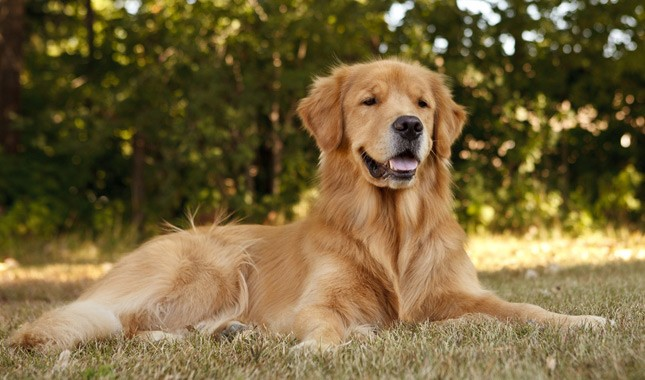
#> input picture Lab8/dogs/golden/1.jpg, 645 x 380 px, found by its file name
$ python Punto3.py
#> lines starting #> are read from the running program, lines starting #| are printed output that depends on the picture
#> further down, test is the input picture: shape (380, 645, 3); mean R, G, B 118.5, 100.9, 59.5
#Librerias utilizadas
import numpy as np
import matplotlib.pyplot as plt
import os, glob, pydicom, sys
import requests
import skimage.io as io
from skimage.color import rgb2gray

#
# Punto 7.3
#
print('Inicia punto 7.3')

def my_histogram_equalizator(image, show_plot=True):
#> called with show_plot = True
    grayscale_image = image[:,:,0]
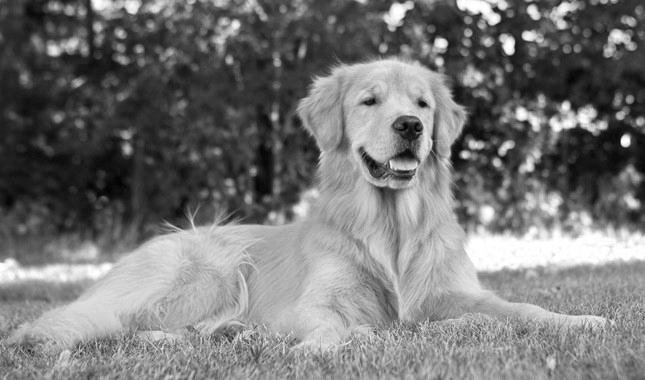
#> grayscale_image: shape (380, 645); min 2, max 255, mean 118.5
    L = 256
    MN = grayscale_image.shape[0] * grayscale_image.shape[1]
#> MN = 245100
    histogram = plt.hist(grayscale_image.flatten(), bins=range(L))
    n = histogram[0]
#> n = 255 values, max 2364 at index 254, min 0 at index 0, mean 961.2
    s = n.copy()
#> s has the same summary as n

    for k in range(len(n)):
        sums = sum(n[0:k+1].astype(np.uint16))
        s[k] = np.uint8(round((L-1)*sums/MN + 0.01, 0))
#> this loop made 255 passes
#> sums on passes 1 to 3: 0, 0, 7
#> after the loop, s = 255 values from 0 to 255

#> (the run stopped early here; a loop or call above may not have finished)

$ run again, with Lab8/dogs/golden/10.jpg copied over Lab8/dogs/golden/1.jpg
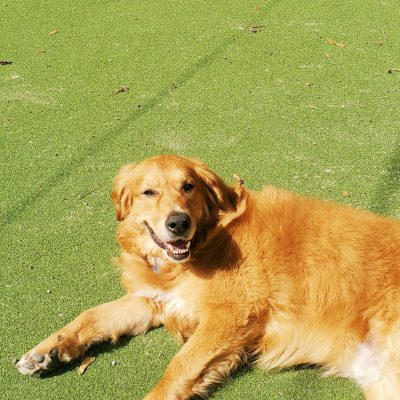
#> input picture Lab8/dogs/golden/10.jpg, 400 x 400 px, found by its file name
#> test is the input picture: shape (400, 400, 3); mean R, G, B 170.7, 163, 83.5
#> in my_histogram_equalizator, `grayscale_image = image[:,:,0]`:
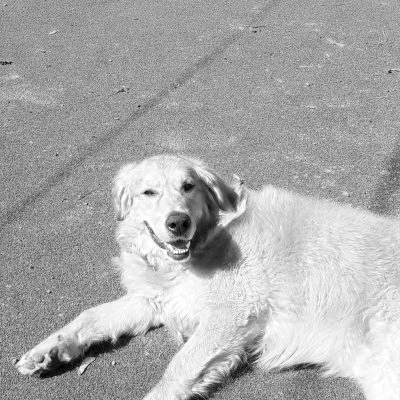
#> grayscale_image: shape (400, 400); min 0, max 255, mean 170.7
#> n = 255 values, max 2327 at index 161, min 3 at index 2, mean 627.5
#> in my_histogram_equalizator, `s = n.copy()`: s has the same summary as n
#> the loop in my_histogram_equalizator, `for k in range(len(n)):` made 255 passes
#> sums on passes 1 to 3: 17, 21, 24
#> after the loop in my_histogram_equalizator, `for k in range(len(n)):`: s = 255 values from 0 to 255

$ run again, with Lab8/dogs/golden/2.jpg copied over Lab8/dogs/golden/1.jpg
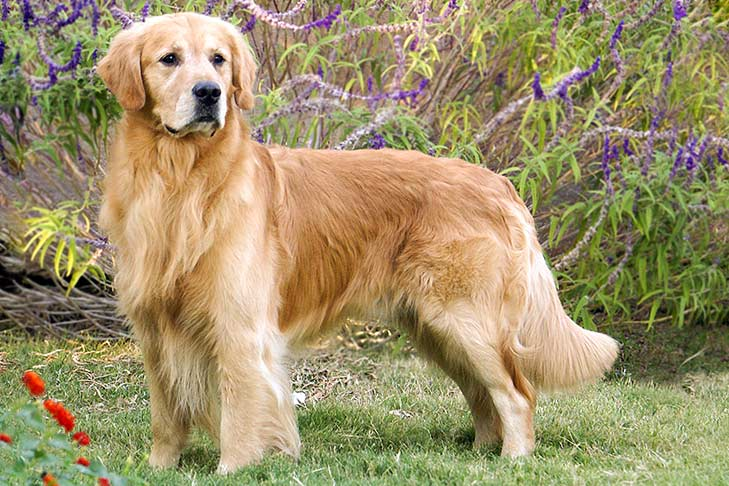
#> input picture Lab8/dogs/golden/2.jpg, 729 x 486 px, found by its file name
#> test is the input picture: shape (486, 729, 3); mean R, G, B 159.1, 145.8, 105.6
#> in my_histogram_equalizator, `grayscale_image = image[:,:,0]`:
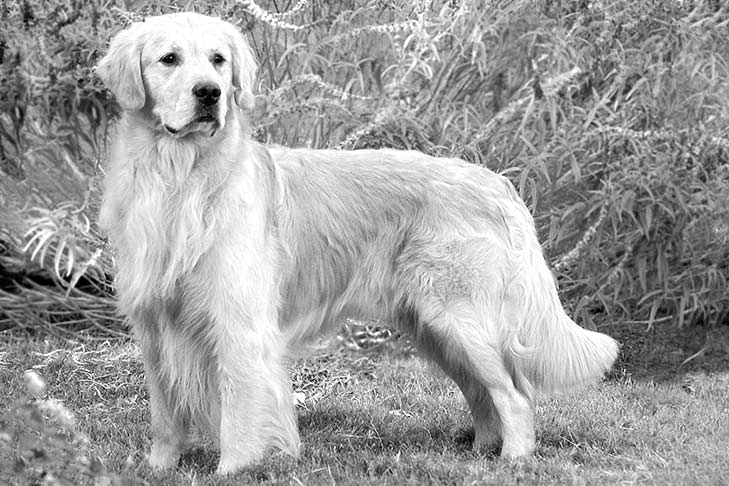
#> grayscale_image: shape (486, 729); min 0, max 255, mean 159.1
#> n = 255 values, max 6097 at index 254, min 39 at index 2, mean 1389.4
#> in my_histogram_equalizator, `s = n.copy()`: s has the same summary as n
#> the loop in my_histogram_equalizator, `for k in range(len(n)):` made 255 passes
#> sums on passes 1 to 3: 192, 257, 296
#> after the loop in my_histogram_equalizator, `for k in range(len(n)):`: s = 255 values from 0 to 255

$ run again, with Lab8/dogs/golden/3.jpg copied over Lab8/dogs/golden/1.jpg
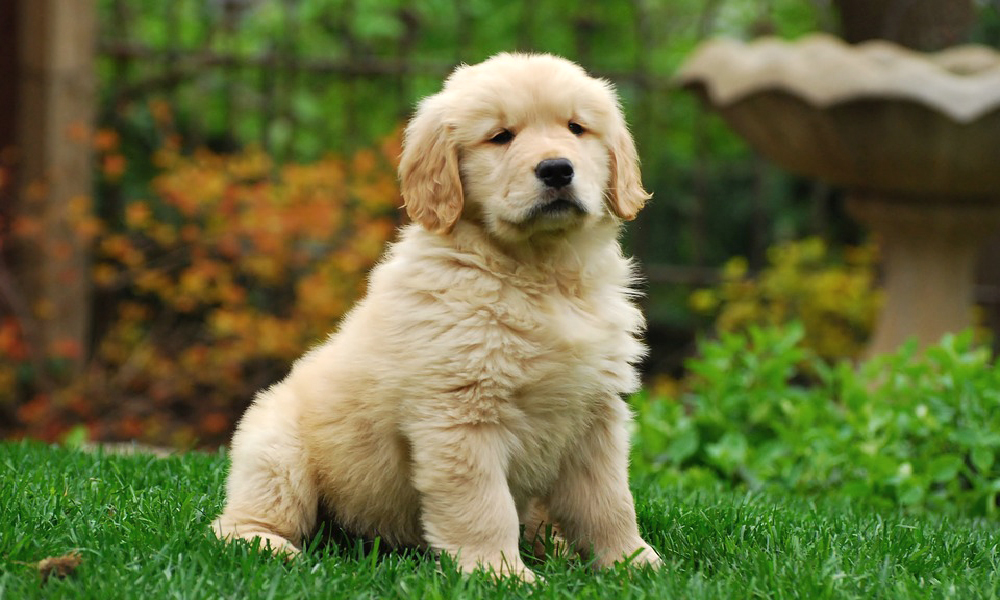
#> input picture Lab8/dogs/golden/3.jpg, 1000 x 600 px, found by its file name
#> test is the input picture: shape (600, 1000, 3); mean R, G, B 102.6, 108.8, 59.2
#> in my_histogram_equalizator, `grayscale_image = image[:,:,0]`:
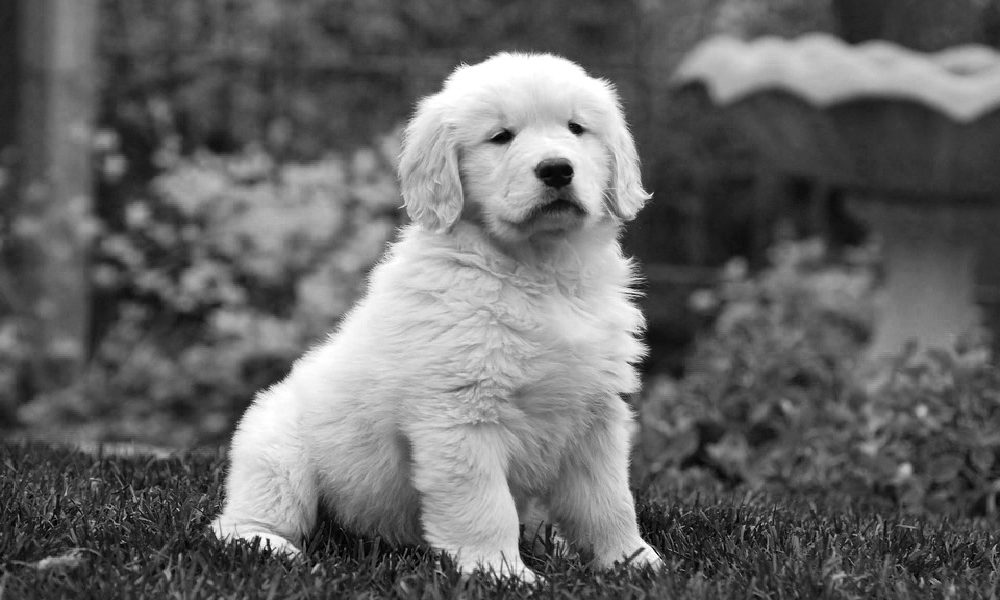
#> grayscale_image: shape (600, 1000); min 0, max 255, mean 102.6
#> n = 255 values, max 6862 at index 64, min 41 at index 0, mean 2352.9
#> in my_histogram_equalizator, `s = n.copy()`: s has the same summary as n
#> the loop in my_histogram_equalizator, `for k in range(len(n)):` made 255 passes
#> sums on passes 1 to 3: 41, 83, 127
#> after the loop in my_histogram_equalizator, `for k in range(len(n)):`: s = 255 values from 0 to 255
